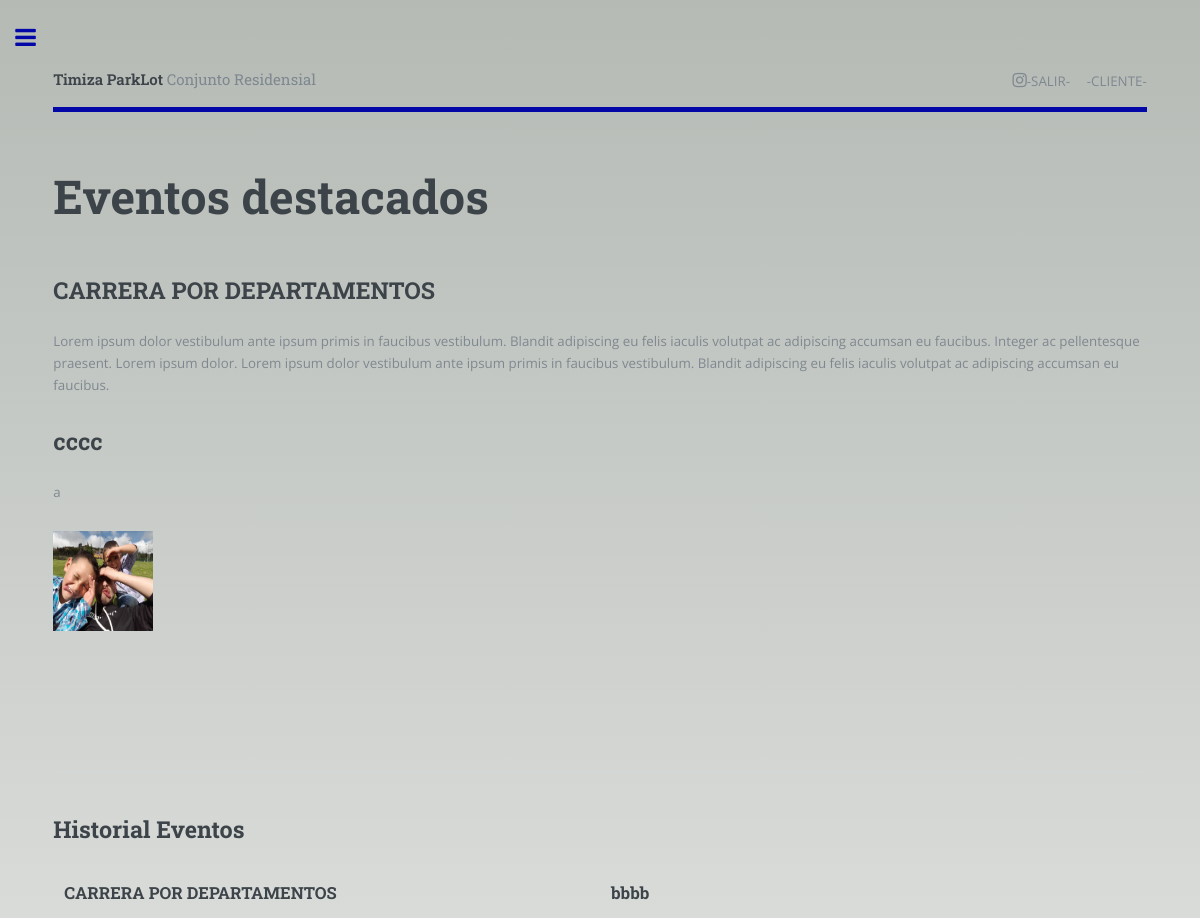
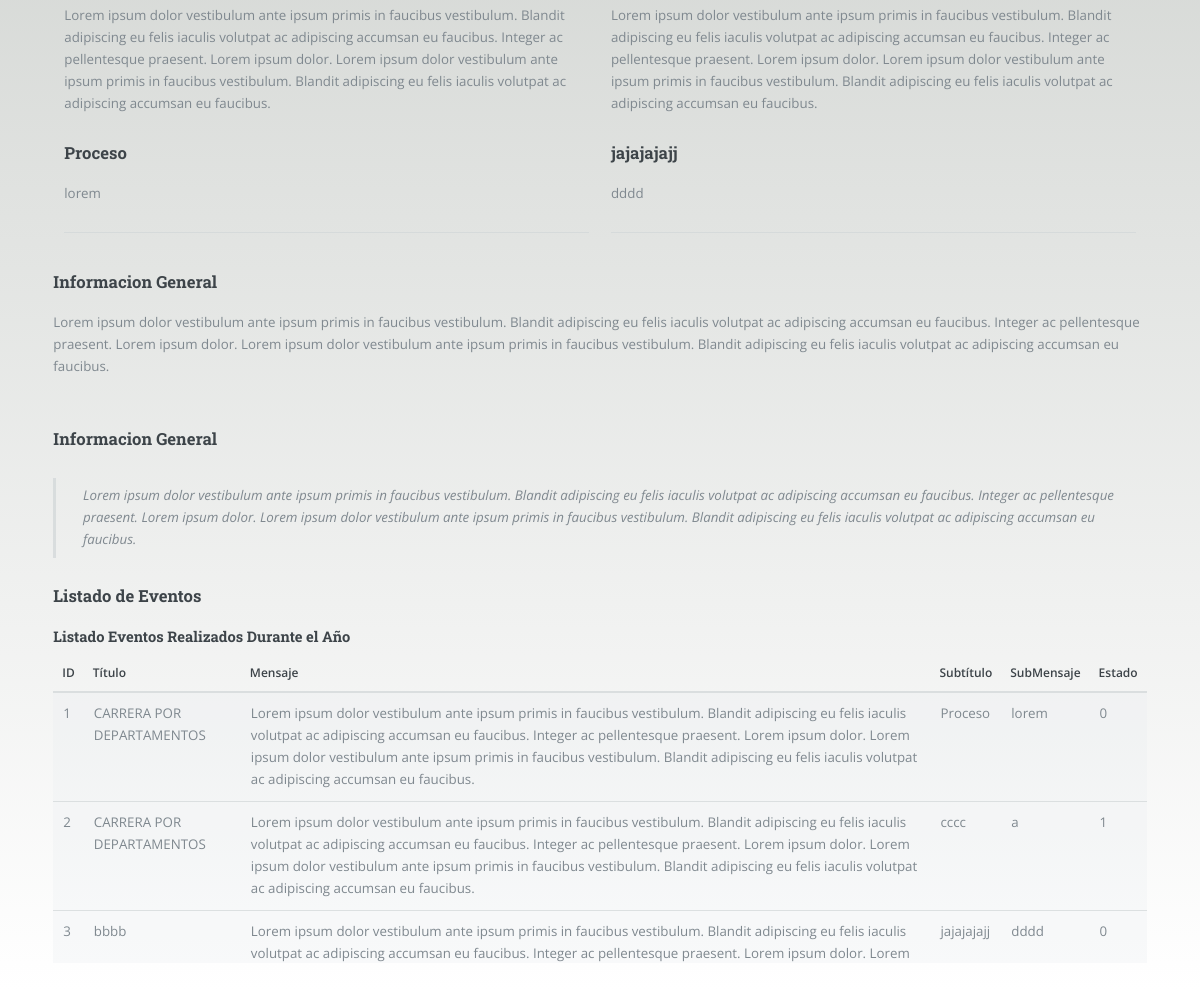
The app's page /clientes/elements.php (signed in) with its own data (2 pictures, top to bottom).
### tables this page shows
CREATE TABLE IF NOT EXISTS `eventos` (
  `id` int(11) NOT NULL,
  `titulo` varchar(100) DEFAULT NULL,
  `mensaje` varchar(500) DEFAULT NULL,
  `subtitulo` varchar(100) DEFAULT NULL,
  `submensaje` varchar(500) DEFAULT NULL,
  `estado` int(11) DEFAULT NULL,
  `imagenes` varchar(200) DEFAULT NULL,
  PRIMARY KEY (`id`)
);

### clientes/elements.php (the view, shortened to what this page needs)
<?php
    if (isset($_SESSION['email'])) {?>
<!DOCTYPE HTML>
<html>
	<head>
		<link rel="stylesheet" href="../assets/css/main.css" />
		<link rel="stylesheet" type="text/css" href="../estilos.css">
	</head>
	<body>
			<div id="wrapper">
					<div id="main">
						<div class="inner">
							<header id="header">
									<a href="../Administrador.php" class="logo"><strong>Timiza ParkLot</strong> Conjunto Residensial</a>
									<ul class="icons">
										<li><a href="../cerrar_sesion.php" class="icon fa-instagram"><span class="label"></span>-SALIR-</a></li>
										<li><span class="label"></span>-CLIENTE-</li>
									</ul>
							</header>
							<section>
								<header class="main">
											<h1>Eventos destacados</h1>
								</header>
										<div class="12u$ 12u$(medium)">
										<div class="row">
											 <?php
										   		$link=mysqli_connect('localhost','root','','sionweb2');
										  		$sql="SELECT * FROM eventos WHERE  estado = 1";
										  		$result=mysqli_query($link,$sql);
												while($mostrar=mysqli_fetch_array($result)){
											  ?>
											 <div class="12u 12u$(medium)">
												<div class="12u 12u$(medium)">
												<h2 id="content"><?php echo  utf8_encode($mostrar['titulo']); ?></h2>
												<p><?php echo  utf8_encode($mostrar['mensaje']); ?>	</p>						</div>
												<div class="6u 12u$(medium)">
												<h2 id="content"><?php echo  utf8_encode($mostrar['subtitulo']); ?></h2>
												<p><?php echo  utf8_encode($mostrar['submensaje']); ?>								</p>
												</div>
												<div class="6u 12u$(medium)" style="width: 200px; height: 200px;">
												<p><?php echo("<img src='".$mostrar['imagenes']."' style='width:100px; height:100px;'>");?></p>
												</div>
											</div>
														<?php }?>
										</div>
										<hr class="major" />
										<h2 id="elements">Historial Eventos</h2>
											<div class="12u 12u$(medium)">
												 	<?php
											   		$link=mysqli_connect('localhost','root','','sionweb2');
											  		$sql="SELECT * FROM eventos WHERE  estado = 0";
											  		$result=mysqli_query($link,$sql);
												  	while($mostrar=mysqli_fetch_array($result)){
												  	?>
													<div class="6u 6u$(medium)" style="float: left; padding: 1%;">
													<h3><?php echo  utf8_encode($mostrar['titulo']);?></h3>
													<p><?php echo  utf8_encode($mostrar['mensaje']);?></p>
													<h3><?php echo  utf8_encode($mostrar['subtitulo']);?></h3>
													<p><?php echo  utf8_encode($mostrar['submensaje']);?></p>
													<hr />
													</div>
													<?php }?>
													<div class="12u">
													<h3>Informacion General</h3>
													<p>Lorem ipsum dolor vestibulum ante ipsum primis in faucibus vestibulum. Blandit adipiscing eu felis iaculis volutpat ac adipiscing accumsan eu faucibus. Integer ac pellentesque praesent. Lorem ipsum dolor. Lorem ipsum dolor vestibulum ante ipsum primis in faucibus vestibulum. Blandit adipiscing eu felis iaculis volutpat ac adipiscing accumsan eu faucibus.</p>
													</div>
											</div>
												<br>
											<div class="12u 12u$(xsmall)">
													<h3>Informacion General</h3>
													<p><blockquote>Lorem ipsum dolor vestibulum ante ipsum primis in faucibus vestibulum. Blandit adipiscing eu felis iaculis volutpat ac adipiscing accumsan eu faucibus. Integer ac pellentesque praesent. Lorem ipsum dolor. Lorem ipsum dolor vestibulum ante ipsum primis in faucibus vestibulum. Blandit adipiscing eu felis iaculis volutpat ac adipiscing accumsan eu faucibus.</blockquote></p>
											</div>
											<div class="12u 12u$(medium)">
													<h3>Listado de Eventos</h3>
													<h4>Listado Eventos Realizados Durante el Año</h4>
													<div class="table-wrapper">
														<div class="table-responsive" style="height: 300px; overflow: scroll;">
									   						<table class="table table-small-font table-bordered table-striped table-responsive" >
																	  <thead>
																	    <tr>
																	      <th scope="col">ID</th>
																	      <th scope="col">Título</th>
																	       <th scope="col">Mensaje</th>
																	      <th scope="col">Subtítulo</th>
																	      <th scope="col">SubMensaje</th>
																	      <th scope="col">Estado</th>
																	     </tr>
																	  </thead>
																	  <?php
																	  $link=mysqli_connect('localhost','root','','sionweb2');
																	  $sql="SELECT * FROM eventos where estado <=1";
																	  $result=mysqli_query($link,$sql);
																	  while($mostrar=mysqli_fetch_array($result)){
																	  ?>
																	<tbody>
																		<td><?php echo utf8_encode($mostrar['id']); ?></td>
																		<td><?php echo utf8_encode($mostrar['titulo']); ?></td>
																		<td><?php echo utf8_encode($mostrar['mensaje']); ?></td>
																		<td><?php echo utf8_encode($mostrar['subtitulo']); ?></td>
																		<td><?php echo utf8_encode($mostrar['submensaje']); ?></td>
																		<td><?php echo utf8_encode($mostrar['estado']); ?></td>
																	</tbody>
																	<?php
																	}
																	?>
															</table>
														</div>
													</div>
											</div>
							</section>
						</div>
					</div>
			</div>
	</body>
</html>
<?php
    }
    else{
        echo'<script>window.location ="../index.php"</script>';
        }
 ?>

### estilos.css (style rules this page uses)
body, html { height: 100%; background-repeat: no-repeat; background-image: linear-gradient( rgb(181, 186, 181),rgb(255, 255, 255)); }

### records on screen
eventos: titulo "CARRERA POR DEPARTAMENTOS", mensaje "Lorem ipsum dolor vestibulum ante ipsum primis in faucibus vestibulum. Blandit adipiscing eu felis iaculis volutpat ac adipiscing accumsan eu faucibus. Integer ac pellentesque praesent. Lorem ipsum dolor. Lorem ipsum dolor vestibulum ante ipsum primis in faucibus vestibulum. Blandit adipiscing eu felis iaculis volutpat ac adipiscing accumsan eu faucibus.", subtitulo "cccc", submensaje "a", imagenes (picture), id "2", estado "1"
eventos: titulo "CARRERA POR DEPARTAMENTOS", mensaje "Lorem ipsum dolor vestibulum ante ipsum primis in faucibus vestibulum. Blandit adipiscing eu felis iaculis volutpat ac adipiscing accumsan eu faucibus. Integer ac pellentesque praesent. Lorem ipsum dolor. Lorem ipsum dolor vestibulum ante ipsum primis in faucibus vestibulum. Blandit adipiscing eu felis iaculis volutpat ac adipiscing accumsan eu faucibus.", subtitulo "Proceso", submensaje "lorem", id "1", estado "0"
eventos: titulo "bbbb", mensaje "Lorem ipsum dolor vestibulum ante ipsum primis in faucibus vestibulum. Blandit adipiscing eu felis iaculis volutpat ac adipiscing accumsan eu faucibus. Integer ac pellentesque praesent. Lorem ipsum dolor. Lorem ipsum dolor vestibulum ante ipsum primis in faucibus vestibulum. Blandit adipiscing eu felis iaculis volutpat ac adipiscing accumsan eu faucibus.", subtitulo "jajajajajj", submensaje "dddd", id "3", mensaje "Lorem ipsum dolor vestibulum ante ipsum primis in faucibus vestibulum. Blandit adipiscing eu felis iaculis volutpat ac adipiscing accumsan eu faucibus. Integer ac pellentesque praesent. Lorem ipsum dolor. Lorem…", estado "0"
